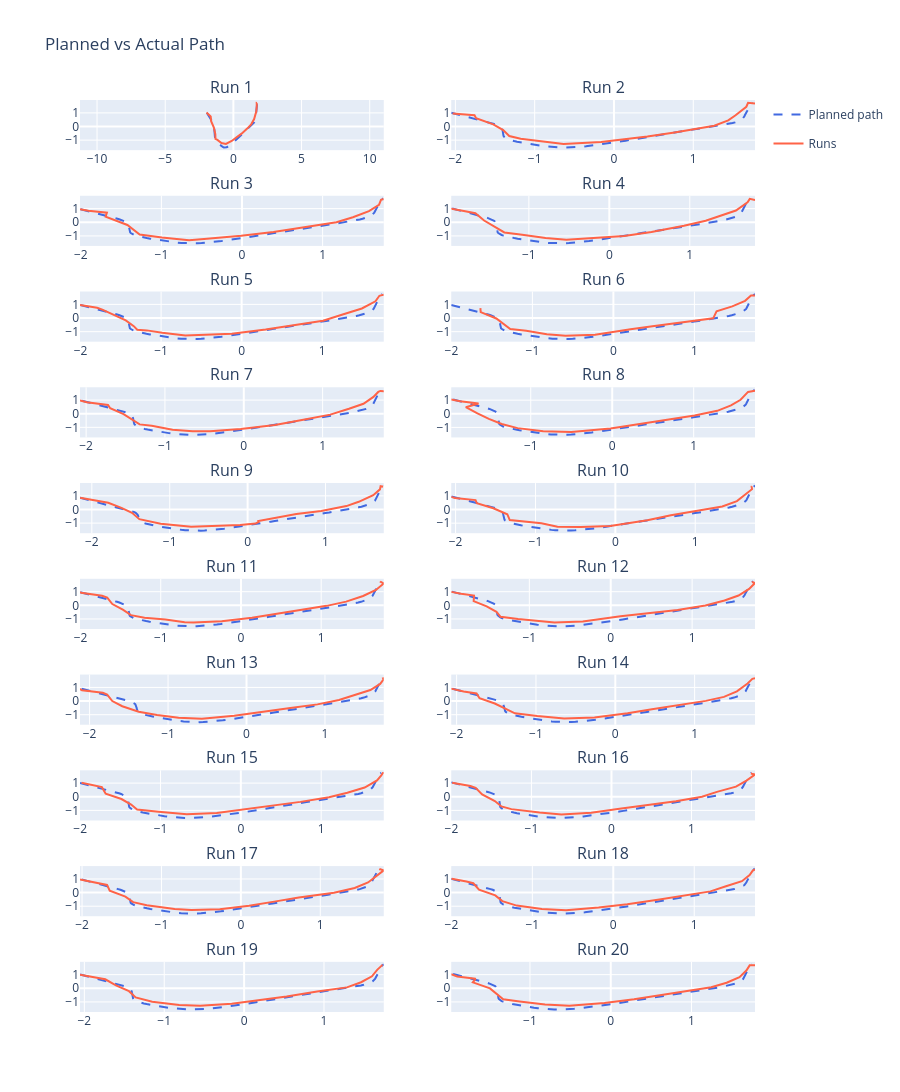

Source (notebook cell):
### Markdown cell above
### 2. Visualização dos Caminhos

Comparação entre o caminho planejado pelo NAV2 e a trajetória real percorrida pelo robô em cada execução.

### Code cell
n_runs = len(paths_df)
cols = 2
rows = math.ceil(n_runs / cols)
titles = [f'Run {i+1}' for i in range(n_runs)]

fig = make_subplots(rows=rows, cols=cols,
                    subplot_titles=titles,
                    shared_yaxes=False)

for i, (actual_df, last_plan) in enumerate(zip(paths_df, plans_df)):
    row = i // cols + 1
    col = i % cols + 1

    fig.add_trace(go.Scatter(
        x=last_plan['x'], y=last_plan['y'],
        mode='lines', name='Planned path',
        line=dict(color='royalblue', dash='dash', width=2),
        legendgroup='plan', showlegend=(i == 0)
    ), row=row, col=col)

    fig.add_trace(go.Scatter(
        x=actual_df['pos_x'], y=actual_df['pos_y'],
        mode='lines', name=f'Runs',
        line=dict(color='tomato', width=2),
        showlegend=(i == 0),
        legendgroup=f'run{i+1}'
    ), row=row, col=col)

fig.update_yaxes(scaleanchor='x', scaleratio=1)
fig.update_layout(
    title='Planned vs Actual Path',
    hovermode='closest',
    height=500 * rows,
    width=900
)
fig.show()

### Figure 1 — Plotly figure (JSON) as saved in the notebook; plotly's stock layout.template omitted (floating-point values rounded to 4 significant figures; data arrays with more than 128 entries replaced by an {"elided": "..."} marker saying what was removed)
{"data": [{"legendgroup": "plan", "line": {"color": "royalblue", "dash": "dash", "width": 2}, "mode": "lines", "name": "Planned path", "showlegend": true, "type": "scatter", "x": {"elided": "130 float values"}, "xaxis": "x", "y": {"elided": "130 float values"}, "yaxis": "y"}, {"legendgroup": "run1", "line": {"color": "tomato", "width": 2}, "mode": "lines", "name": "Runs", "showlegend": true, "type": "scatter", "x": [-1.969, -1.969, -1.968, -1.968, -1.845, -1.665, -1.631, -1.43, -1.324, -1.313, -1.17, -0.8743, -0.5455, -0.1243, 0.2362, 0.6018, 1.013, 1.306, 1.522, 1.682, 1.715, 1.71, 1.739, 1.733], "xaxis": "x", "y": [1.027, 1.027, 1.028, 1.028, 0.8837, 0.7281, 0.3937, -0.085, -0.5538, -0.9109, -0.9822, -1.207, -1.277, -1.062, -0.7893, -0.5242, -0.1515, 0.1603, 0.5425, 1.116, 1.511, 1.721, 1.711, 1.717], "yaxis": "y"}, {"legendgroup": "plan", "line": {"color": "royalblue", "dash": "dash", "width": 2}, "mode": "lines", "name": "Planned path", "showlegend": false, "type": "scatter", "x": {"elided": "130 float values"}, "xaxis": "x2", "y": {"elided": "130 float values"}, "yaxis": "y2"}, {"legendgroup": "run2", "line": {"color": "tomato", "width": 2}, "mode": "lines", "name": "Runs", "showlegend": false, "type": "scatter", "x": [-2.035, -1.758, -1.739, -1.522, -1.397, -1.32, -1.176, -0.8979, -0.6356, -0.1616, 0.4216, 0.764, 1.265, 1.441, 1.534, 1.669, 1.691, 1.779, 1.774], "xaxis": "x2", "y": [0.9493, 0.8225, 0.6142, 0.159, -0.2624, -0.6991, -0.9014, -1.121, -1.29, -1.141, -0.7313, -0.4331, 0.0574, 0.4488, 0.8261, 1.449, 1.739, 1.679, 1.683], "yaxis": "y2"}, {"legendgroup": "plan", "line": {"color": "royalblue", "dash": "dash", "width": 2}, "mode": "lines", "name": "Planned path", "showlegend": false, "type": "scatter", "x": {"elided": "129 float values"}, "xaxis": "x3", "y": {"elided": "129 float values"}, "yaxis": "y3"}, {"legendgroup": "run3", "line": {"color": "tomato", "width": 2}, "mode": "lines", "name": "Runs", "showlegend": false, "type": "scatter", "x": [-2.01, -1.905, -1.676, -1.692, -1.422, -1.333, -1.27, -0.9937, -0.6563, -0.4709, -0.0104, 0.3897, 0.7473, 1.171, 1.376, 1.575, 1.7, 1.724, 1.748, 1.758], "xaxis": "x3", "y": [0.955, 0.8454, 0.7025, 0.4091, -0.1976, -0.6452, -0.9028, -1.112, -1.321, -1.228, -0.994, -0.7066, -0.3833, -0.0009, 0.3674, 0.8184, 1.281, 1.646, 1.694, 1.693], "yaxis": "y3"}, {"legendgroup": "plan", "line": {"color": "royalblue", "dash": "dash", "width": 2}, "mode": "lines", "name": "Planned path", "showlegend": false, "type": "scatter", "x": {"elided": "130 float values"}, "xaxis": "x4", "y": {"elided": "130 float values"}, "yaxis": "y4"}, {"legendgroup": "run4", "line": {"color": "tomato", "width": 2}, "mode": "lines", "name": "Runs", "showlegend": false, "type": "scatter", "x": [-1.964, -1.964, -1.963, -1.963, -1.962, -1.962, -1.961, -1.808, -1.664, -1.556, -1.429, -1.305, -1.083, -0.792, -0.5339, -0.0919, 0.1855, 0.5236, 0.9279, 1.198, 1.373, 1.574, 1.718, 1.746, 1.811, 1.807], "xaxis": "x4", "y": [0.9773, 0.9782, 0.9789, 0.9798, 0.9806, 0.9812, 0.9817, 0.8248, 0.6629, 0.13, -0.3072, -0.7442, -0.915, -1.15, -1.28, -1.129, -1.004, -0.7054, -0.2519, 0.1145, 0.4805, 0.8638, 1.465, 1.717, 1.634, 1.637], "yaxis": "y4"}, {"legendgroup": "plan", "line": {"color": "royalblue", "dash": "dash", "width": 2}, "mode": "lines", "name": "Planned path", "showlegend": false, "type": "scatter", "x": {"elided": "129 float values"}, "xaxis": "x5", "y": {"elided": "129 float values"}, "yaxis": "y5"}, {"legendgroup": "run5", "line": {"color": "tomato", "width": 2}, "mode": "lines", "name": "Runs", "showlegend": false, "type": "scatter", "x": [-2.007, -1.794, -1.729, -1.584, -1.439, -1.339, -1.296, -1.177, -0.9861, -0.6987, -0.4913, -0.1208, 0.2975, 0.6669, 1.01, 1.244, 1.493, 1.661, 1.71, 1.752, 1.764, 1.764], "xaxis": "x5", "y": [0.952, 0.7538, 0.6215, 0.2237, -0.1757, -0.5954, -0.864, -0.9058, -1.081, -1.286, -1.252, -1.147, -0.8492, -0.5144, -0.2025, 0.236, 0.7011, 1.225, 1.632, 1.696, 1.704, 1.704], "yaxis": "y5"}, {"legendgroup": "plan", "line": {"color": "royalblue", "dash": "dash", "width": 2}, "mode": "lines", "name": "Planned path", "showlegend": false, "type": "scatter", "x": {"elided": "129 float values"}, "xaxis": "x6", "y": {"elided": "129 float values"}, "yaxis": "y6"}, {"legendgroup": "run6", "line": {"color": "tomato", "width": 2}, "mode": "lines", "name": "Runs", "showlegend": false, "type": "scatter", "x": [-1.642, -1.638, -1.446, -1.333, -1.273, -1.076, -0.8223, -0.5912, -0.2257, 0.2116, 0.5051, 0.5051, 1.232, 1.273, 1.467, 1.625, 1.699, 1.746, 1.741], "xaxis": "x6", "y": [0.7266, 0.4355, -0.0339, -0.556, -0.7992, -0.9378, -1.19, -1.299, -1.234, -0.8308, -0.5797, -0.5797, -0.0229, 0.4967, 0.8569, 1.262, 1.645, 1.644, 1.642], "yaxis": "y6"}, {"legendgroup": "plan", "line": {"color": "royalblue", "dash": "dash", "width": 2}, "mode": "lines", "name": "Planned path", "showlegend": false, "type": "scatter", "x": {"elided": "130 float values"}, "xaxis": "x7", "y": {"elided": "130 float values"}, "yaxis": "y7"}, {"legendgroup": "run7", "line": {"color": "tomato", "width": 2}, "mode": "lines", "name": "Runs", "showlegend": false, "type": "scatter", "x": [-2.078, -2.077, -1.992, -1.722, -1.694, -1.525, -1.418, -1.321, -1.168, -0.9032, -0.6482, -0.4282, -0.0393, 0.3962, 0.738, 1.097, 1.334, 1.518, 1.644, 1.706, 1.733, 1.775, 1.77], "xaxis": "x7", "y": [0.9722, 0.974, 0.8457, 0.6455, 0.4018, -0.033, -0.4415, -0.7816, -0.8859, -1.168, -1.285, -1.289, -1.112, -0.8281, -0.4557, -0.0669, 0.3599, 0.7256, 1.234, 1.598, 1.672, 1.651, 1.642], "yaxis": "y7"}, {"legendgroup": "plan", "line": {"color": "royalblue", "dash": "dash", "width": 2}, "mode": "lines", "name": "Planned path", "showlegend": false, "type": "scatter", "x": {"elided": "131 float values"}, "xaxis": "x8", "y": {"elided": "131 float values"}, "yaxis": "y8"}, {"legendgroup": "run8", "line": {"color": "tomato", "width": 2}, "mode": "lines", "name": "Runs", "showlegend": false, "type": "scatter", "x": [-1.976, -1.975, -1.865, -1.64, -1.797, -1.654, -1.514, -1.356, -1.161, -0.8468, -0.5023, -0.0206, 0.2698, 0.6621, 1.011, 1.289, 1.458, 1.575, 1.667, 1.752, 1.752, 1.748], "xaxis": "x8", "y": [1.043, 1.043, 0.925, 0.7582, 0.4856, 0.0328, -0.37, -0.7478, -1.051, -1.283, -1.329, -1.071, -0.7962, -0.441, -0.1294, 0.2185, 0.6218, 1.03, 1.606, 1.684, 1.686, 1.688], "yaxis": "y8"}, {"legendgroup": "plan", "line": {"color": "royalblue", "dash": "dash", "width": 2}, "mode": "lines", "name": "Planned path", "showlegend": false, "type": "scatter", "x": [-2.152, -2.117, -2.083, -2.05, -2.018, -1.987, -1.956, -1.923, -1.89, -1.855, -1.82, -1.785, -1.749, -1.714, -1.677, -1.64, -1.602, -1.566, -1.531, -1.5, -1.474, -1.453, -1.437, -1.425, -1.417, -1.411, -1.407, -1.404, -1.402, -1.4, -1.398, -1.395, -1.39, -1.384, -1.376, -1.365, -1.351, -1.333, -1.312, -1.286, -1.255, -1.22, -1.181, -1.138, -1.093, -1.047, -0.9987, -0.95, -0.9008, -0.8513, -0.8016, -0.7517, -0.7018, -0.6519, -0.6019, -0.5519, -0.5019, -0.4519, -0.4019, -0.3519, -0.3019, -0.2519, -0.2019, -0.1519, -0.1019, -0.0519, -0.0019, 0.0481, 0.0981, 0.1481, 0.1981, 0.2481, 0.2981, 0.3481, 0.3981, 0.4481, 0.4981, 0.5481, 0.5981, 0.6481, 0.6981, 0.7481, 0.7981, 0.848, 0.898, 0.9479, 0.9978, 1.048, 1.097, 1.147, 1.196, 1.244, 1.292, 1.337, 1.382, 1.423, 1.461, 1.496, 1.526, 1.552, 1.575, 1.593, 1.608, 1.62, 1.629, 1.636, 1.641, 1.645, 1.649, 1.652, 1.655, 1.66, 1.665, 1.67, 1.676, 1.681, 1.686, 1.69, 1.694, 1.697, 1.7, 1.703, 1.706, 1.712, 1.718, 1.727, 1.737, 1.748], "xaxis": "x9", "y": [0.8549, 0.8049, 0.7549, 0.7049, 0.6549, 0.6049, 0.5549, 0.5049, 0.4549, 0.4049, 0.3549, 0.3049, 0.2549, 0.2049, 0.1549, 0.1049, 0.0549, 0.0049, -0.0451, -0.0951, -0.1451, -0.1951, -0.2451, -0.2951, -0.3451, -0.3951, -0.4451, -0.495, -0.545, -0.5948, -0.6446, -0.6943, -0.7437, -0.7928, -0.8414, -0.8894, -0.9366, -0.9829, -1.028, -1.073, -1.117, -1.161, -1.205, -1.25, -1.295, -1.34, -1.383, -1.423, -1.46, -1.493, -1.519, -1.539, -1.551, -1.556, -1.554, -1.544, -1.527, -1.505, -1.478, -1.446, -1.412, -1.375, -1.336, -1.296, -1.254, -1.212, -1.17, -1.127, -1.082, -1.036, -0.9892, -0.9414, -0.8929, -0.844, -0.7949, -0.7457, -0.6967, -0.6481, -0.6001, -0.553, -0.5072, -0.4629, -0.4203, -0.3794, -0.3397, -0.3005, -0.2608, -0.2199, -0.1773, -0.133, -0.0872, -0.04, 0.008, 0.0568, 0.106, 0.1556, 0.2053, 0.2551, 0.305, 0.3549, 0.4049, 0.4549, 0.5049, 0.5549, 0.6049, 0.6549, 0.7049, 0.7549, 0.8049, 0.8549, 0.9049, 0.9549, 1.005, 1.055, 1.105, 1.155, 1.205, 1.255, 1.305, 1.355, 1.405, 1.455, 1.505, 1.555, 1.605, 1.655, 1.705, 1.755], "yaxis": "y9"}, {"legendgroup": "run9", "line": {"color": "tomato", "width": 2}, "mode": "lines", "name": "Runs", "showlegend": false, "type": "scatter", "x": [-2.15, -2.15, -2.15, -2.15, -1.789, -1.62, -1.484, -1.39, -1.116, -0.7247, -0.7247, -0.097, 0.1015, 0.1419, 0.1379, 0.4551, 0.6258, 0.9446, 1.268, 1.427, 1.613, 1.7, 1.708, 1.739, 1.735, 1.729, 1.727, 1.725, 1.724, 1.724, 1.724, 1.725, 1.725, 1.725, 1.726, 1.726, 1.726, 1.727, 1.727, 1.728, 1.728, 1.729, 1.73, 1.73, 1.73, 1.731, 1.731, 1.731, 1.732, 1.732, 1.733, 1.733, 1.734, 1.734, 1.734, 1.735, 1.735], "xaxis": "x9", "y": [0.8587, 0.8594, 0.8594, 0.8594, 0.4917, 0.1162, -0.2484, -0.7099, -1.04, -1.265, -1.265, -1.139, -1.038, -0.9196, -0.8496, -0.5298, -0.3288, -0.1066, 0.2485, 0.5625, 1.044, 1.474, 1.708, 1.66, 1.663, 1.668, 1.671, 1.673, 1.675, 1.676, 1.677, 1.677, 1.678, 1.679, 1.68, 1.681, 1.682, 1.683, 1.683, 1.684, 1.685, 1.685, 1.686, 1.687, 1.687, 1.688, 1.689, 1.69, 1.691, 1.692, 1.692, 1.693, 1.694, 1.694, 1.695, 1.695, 1.696], "yaxis": "y9"}, {"legendgroup": "plan", "line": {"color": "royalblue", "dash": "dash", "width": 2}, "mode": "lines", "name": "Planned path", "showlegend": false, "type": "scatter", "x": {"elided": "129 float values"}, "xaxis": "x10", "y": {"elided": "129 float values"}, "yaxis": "y10"}, {"legendgroup": "run10", "line": {"color": "tomato", "width": 2}, "mode": "lines", "name": "Runs", "showlegend": false, "type": "scatter", "x": [-2.054, -2.054, -2.053, -2.01, -1.75, -1.734, -1.528, -1.353, -1.322, -1.163, -0.9258, -0.7244, -0.4342, -0.0646, 0.3998, 0.6955, 1.045, 1.338, 1.522, 1.621, 1.711, 1.706, 1.709], "xaxis": "x10", "y": [0.9308, 0.9314, 0.9323, 0.8485, 0.6956, 0.4615, 0.091, -0.3431, -0.7748, -0.8535, -1.012, -1.254, -1.283, -1.198, -0.7889, -0.4167, -0.0918, 0.2247, 0.6164, 1.08, 1.494, 1.697, 1.715], "yaxis": "y10"}, {"legendgroup": "plan", "line": {"color": "royalblue", "dash": "dash", "width": 2}, "mode": "lines", "name": "Planned path", "showlegend": false, "type": "scatter", "x": {"elided": "129 float values"}, "xaxis": "x11", "y": {"elided": "129 float values"}, "yaxis": "y11"}, {"legendgroup": "run11", "line": {"color": "tomato", "width": 2}, "mode": "lines", "name": "Runs", "showlegend": false, "type": "scatter", "x": [-2.006, -2.006, -2.005, -1.992, -1.731, -1.667, -1.603, -1.473, -1.371, -1.202, -0.9417, -0.7019, -0.5907, -0.2401, 0.1374, 0.4333, 0.7432, 1.068, 1.311, 1.522, 1.682, 1.78, 1.736, 1.742], "xaxis": "x11", "y": [0.9558, 0.9563, 0.957, 0.92, 0.705, 0.5616, 0.0932, -0.3226, -0.721, -0.9194, -1.048, -1.241, -1.258, -1.174, -0.9101, -0.6395, -0.3316, -0.0402, 0.2681, 0.6816, 1.127, 1.607, 1.746, 1.683], "yaxis": "y11"}, {"legendgroup": "plan", "line": {"color": "royalblue", "dash": "dash", "width": 2}, "mode": "lines", "name": "Planned path", "showlegend": false, "type": "scatter", "x": {"elided": "130 float values"}, "xaxis": "x12", "y": {"elided": "130 float values"}, "yaxis": "y12"}, {"legendgroup": "run12", "line": {"color": "tomato", "width": 2}, "mode": "lines", "name": "Runs", "showlegend": false, "type": "scatter", "x": [-1.959, -1.959, -1.959, -1.837, -1.68, -1.684, -1.524, -1.404, -1.353, -1.138, -0.6906, -0.343, 0.1204, 0.4657, 0.8211, 1.163, 1.398, 1.57, 1.7, 1.772, 1.738, 1.741], "xaxis": "x12", "y": [0.9857, 0.9867, 0.9873, 0.8414, 0.7171, 0.3107, -0.0769, -0.48, -0.8409, -1.008, -1.252, -1.194, -0.8091, -0.5751, -0.3365, -0.0092, 0.3516, 0.7212, 1.199, 1.637, 1.707, 1.717], "yaxis": "y12"}, {"legendgroup": "plan", "line": {"color": "royalblue", "dash": "dash", "width": 2}, "mode": "lines", "name": "Planned path", "showlegend": false, "type": "scatter", "x": [-2.102, -2.067, -2.033, -2.0, -1.968, -1.937, -1.906, -1.873, -1.84, -1.805, -1.77, -1.736, -1.701, -1.666, -1.631, -1.595, -1.561, -1.528, -1.498, -1.473, -1.452, -1.436, -1.425, -1.416, -1.411, -1.407, -1.405, -1.403, -1.402, -1.401, -1.399, -1.396, -1.393, -1.388, -1.38, -1.37, -1.356, -1.338, -1.316, -1.289, -1.258, -1.222, -1.182, -1.139, -1.094, -1.047, -0.999, -0.9502, -0.9009, -0.8513, -0.8016, -0.7517, -0.7018, -0.6519, -0.6019, -0.5519, -0.5019, -0.4519, -0.4019, -0.3519, -0.3019, -0.2519, -0.2019, -0.1519, -0.1019, -0.0519, -0.0019, 0.0481, 0.0981, 0.1481, 0.1981, 0.2481, 0.2981, 0.3481, 0.3981, 0.4481, 0.4981, 0.5481, 0.5981, 0.6481, 0.6981, 0.7481, 0.7981, 0.848, 0.898, 0.9479, 0.9978, 1.048, 1.097, 1.147, 1.196, 1.244, 1.292, 1.337, 1.382, 1.423, 1.461, 1.496, 1.526, 1.552, 1.575, 1.593, 1.608, 1.62, 1.629, 1.636, 1.641, 1.645, 1.649, 1.652, 1.655, 1.66, 1.665, 1.67, 1.676, 1.681, 1.686, 1.69, 1.694, 1.697, 1.7, 1.703, 1.706, 1.712, 1.718, 1.727, 1.737, 1.748], "xaxis": "x13", "y": [0.9049, 0.8549, 0.8049, 0.7549, 0.7049, 0.6549, 0.6049, 0.5549, 0.5049, 0.4549, 0.4049, 0.3549, 0.3049, 0.2549, 0.2049, 0.1549, 0.1049, 0.0549, 0.0049, -0.0451, -0.0951, -0.1451, -0.1951, -0.2451, -0.2951, -0.3451, -0.3951, -0.445, -0.495, -0.5448, -0.5946, -0.6443, -0.6937, -0.7428, -0.7915, -0.8395, -0.8867, -0.9329, -0.9782, -1.023, -1.067, -1.111, -1.156, -1.202, -1.248, -1.293, -1.338, -1.382, -1.423, -1.46, -1.491, -1.517, -1.534, -1.544, -1.545, -1.538, -1.524, -1.503, -1.476, -1.445, -1.411, -1.374, -1.336, -1.295, -1.254, -1.212, -1.17, -1.127, -1.082, -1.036, -0.9892, -0.9413, -0.8928, -0.8438, -0.7946, -0.7452, -0.6958, -0.6465, -0.5976, -0.5492, -0.5016, -0.455, -0.4096, -0.3656, -0.3229, -0.2814, -0.2405, -0.1998, -0.1589, -0.1173, -0.0747, -0.0307, 0.0147, 0.0614, 0.109, 0.1575, 0.2065, 0.2558, 0.3054, 0.3552, 0.4051, 0.455, 0.5049, 0.5549, 0.6049, 0.6549, 0.7049, 0.7549, 0.8049, 0.8549, 0.9049, 0.9549, 1.005, 1.055, 1.105, 1.155, 1.205, 1.255, 1.305, 1.355, 1.405, 1.455, 1.505, 1.555, 1.605, 1.655, 1.705, 1.755], "yaxis": "y13"}, {"legendgroup": "run13", "line": {"color": "tomato", "width": 2}, "mode": "lines", "name": "Runs", "showlegend": false, "type": "scatter", "x": [-2.122, -2.122, -2.122, -2.097, -1.831, -1.776, -1.711, -1.584, -1.373, -1.14, -0.8658, -0.569, -0.1566, 0.2003, 0.5589, 0.9043, 1.179, 1.369, 1.579, 1.703, 1.748, 1.741, 1.749, 1.745], "xaxis": "x13", "y": [0.889, 0.8894, 0.8901, 0.7931, 0.6077, 0.4798, 0.0015, -0.3796, -0.7882, -1.015, -1.223, -1.291, -1.083, -0.7675, -0.506, -0.243, 0.0784, 0.4237, 0.8114, 1.256, 1.591, 1.665, 1.678, 1.682], "yaxis": "y13"}, {"legendgroup": "plan", "line": {"color": "royalblue", "dash": "dash", "width": 2}, "mode": "lines", "name": "Planned path", "showlegend": false, "type": "scatter", "x": [-2.052, -2.017, -1.983, -1.95, -1.918, -1.887, -1.856, -1.824, -1.79, -1.756, -1.721, -1.687, -1.653, -1.62, -1.586, -1.554, -1.523, -1.495, -1.47, -1.45, -1.435, -1.424, -1.416, -1.411, -1.407, -1.405, -1.403, -1.402, -1.401, -1.4, -1.399, -1.396, -1.393, -1.388, -1.38, -1.37, -1.356, -1.338, -1.316, -1.289, -1.258, -1.222, -1.182, -1.139, -1.094, -1.047, -0.999, -0.9502, -0.9009, -0.8513, -0.8016, -0.7517, -0.7018, -0.6519, -0.6019, -0.5519, -0.5019, -0.4519, -0.4019, -0.3519, -0.3019, -0.2519, -0.2019, -0.1519, -0.1019, -0.0519, -0.0019, 0.0481, 0.0981, 0.1481, 0.1981, 0.2481, 0.2981, 0.3481, 0.3981, 0.4481, 0.4981, 0.5481, 0.5981, 0.6481, 0.6981, 0.7481, 0.7981, 0.848, 0.898, 0.9479, 0.9978, 1.048, 1.097, 1.147, 1.196, 1.244, 1.292, 1.337, 1.382, 1.423, 1.461, 1.496, 1.526, 1.552, 1.575, 1.593, 1.608, 1.62, 1.629, 1.636, 1.641, 1.645, 1.649, 1.652, 1.655, 1.66, 1.665, 1.67, 1.676, 1.681, 1.686, 1.69, 1.694, 1.697, 1.7, 1.703, 1.706, 1.712, 1.718, 1.727, 1.737, 1.748], "xaxis": "x14", "y": [0.9049, 0.8549, 0.8049, 0.7549, 0.7049, 0.6549, 0.6049, 0.5549, 0.5049, 0.4549, 0.4049, 0.3549, 0.3049, 0.2549, 0.2049, 0.1549, 0.1049, 0.0549, 0.0049, -0.0451, -0.0951, -0.1451, -0.1951, -0.2451, -0.2951, -0.3451, -0.3951, -0.445, -0.495, -0.5448, -0.5946, -0.6443, -0.6937, -0.7428, -0.7915, -0.8395, -0.8867, -0.9329, -0.9782, -1.023, -1.067, -1.111, -1.156, -1.202, -1.248, -1.293, -1.338, -1.382, -1.423, -1.46, -1.491, -1.517, -1.534, -1.544, -1.545, -1.538, -1.524, -1.503, -1.476, -1.445, -1.411, -1.374, -1.336, -1.295, -1.254, -1.212, -1.17, -1.127, -1.082, -1.036, -0.9892, -0.9413, -0.8928, -0.8438, -0.7946, -0.7452, -0.6958, -0.6465, -0.5976, -0.5492, -0.5016, -0.455, -0.4096, -0.3656, -0.3229, -0.2814, -0.2405, -0.1998, -0.1589, -0.1173, -0.0747, -0.0307, 0.0147, 0.0614, 0.109, 0.1575, 0.2065, 0.2558, 0.3054, 0.3552, 0.4051, 0.455, 0.5049, 0.5549, 0.6049, 0.6549, 0.7049, 0.7549, 0.8049, 0.8549, 0.9049, 0.9549, 1.005, 1.055, 1.105, 1.155, 1.205, 1.255, 1.305, 1.355, 1.405, 1.455, 1.505, 1.555, 1.605, 1.655, 1.705, 1.755], "yaxis": "y14"}, {"legendgroup": "run14", "line": {"color": "tomato", "width": 2}, "mode": "lines", "name": "Runs", "showlegend": false, "type": "scatter", "x": [-2.068, -2.068, -1.911, -1.749, -1.711, -1.519, -1.373, -1.265, -0.9841, -0.6449, -0.2627, 0.1545, 0.4618, 0.7883, 1.141, 1.369, 1.532, 1.667, 1.727, 1.761], "xaxis": "x14", "y": [0.9111, 0.9123, 0.7029, 0.5603, 0.2067, -0.1793, -0.6221, -0.8963, -1.099, -1.272, -1.201, -0.9012, -0.6081, -0.3068, 0.015, 0.3084, 0.7163, 1.288, 1.628, 1.672], "yaxis": "y14"}, {"legendgroup": "plan", "line": {"color": "royalblue", "dash": "dash", "width": 2}, "mode": "lines", "name": "Planned path", "showlegend": false, "type": "scatter", "x": {"elided": "131 float values"}, "xaxis": "x15", "y": {"elided": "131 float values"}, "yaxis": "y15"}, {"legendgroup": "run15", "line": {"color": "tomato", "width": 2}, "mode": "lines", "name": "Runs", "showlegend": false, "type": "scatter", "x": [-1.982, -1.982, -1.814, -1.729, -1.682, -1.486, -1.365, -1.291, -1.025, -0.6721, -0.3006, 0.0507, 0.4127, 0.7411, 1.096, 1.325, 1.541, 1.695, 1.748, 1.767, 1.778], "xaxis": "x15", "y": [1.025, 1.026, 0.8409, 0.7055, 0.2173, -0.1666, -0.5735, -0.9418, -1.096, -1.279, -1.197, -0.917, -0.6592, -0.3752, -0.0316, 0.295, 0.6741, 1.202, 1.564, 1.738, 1.737], "yaxis": "y15"}, {"legendgroup": "plan", "line": {"color": "royalblue", "dash": "dash", "width": 2}, "mode": "lines", "name": "Planned path", "showlegend": false, "type": "scatter", "x": {"elided": "132 float values"}, "xaxis": "x16", "y": {"elided": "132 float values"}, "yaxis": "y16"}, {"legendgroup": "run16", "line": {"color": "tomato", "width": 2}, "mode": "lines", "name": "Runs", "showlegend": false, "type": "scatter", "x": [-1.99, -1.763, -1.697, -1.616, -1.457, -1.375, -1.251, -0.8991, -0.6252, -0.2537, 0.1005, 0.4339, 0.8048, 1.13, 1.317, 1.555, 1.686, 1.793, 1.741, 1.754], "xaxis": "x16", "y": [1.026, 0.7858, 0.6491, 0.1728, -0.3132, -0.712, -0.9077, -1.159, -1.295, -1.177, -0.8751, -0.6174, -0.3318, -0.0016, 0.3593, 0.7422, 1.189, 1.637, 1.7, 1.684], "yaxis": "y16"}, {"legendgroup": "plan", "line": {"color": "royalblue", "dash": "dash", "width": 2}, "mode": "lines", "name": "Planned path", "showlegend": false, "type": "scatter", "x": {"elided": "129 float values"}, "xaxis": "x17", "y": {"elided": "129 float values"}, "yaxis": "y17"}, {"legendgroup": "run17", "line": {"color": "tomato", "width": 2}, "mode": "lines", "name": "Runs", "showlegend": false, "type": "scatter", "x": [-2.025, -2.026, -1.838, -1.685, -1.651, -1.454, -1.357, -1.185, -0.8339, -0.6221, -0.266, 0.1036, 0.4197, 0.7302, 1.173, 1.433, 1.602, 1.701, 1.799, 1.746, 1.754], "xaxis": "x17", "y": [0.9583, 0.9584, 0.7314, 0.5635, 0.1447, -0.2933, -0.7006, -0.932, -1.199, -1.283, -1.225, -0.9713, -0.662, -0.361, -0.0068, 0.3368, 0.7404, 1.168, 1.627, 1.725, 1.678], "yaxis": "y17"}, {"legendgroup": "plan", "line": {"color": "royalblue", "dash": "dash", "width": 2}, "mode": "lines", "name": "Planned path", "showlegend": false, "type": "scatter", "x": {"elided": "130 float values"}, "xaxis": "x18", "y": {"elided": "130 float values"}, "yaxis": "y18"}, {"legendgroup": "run18", "line": {"color": "tomato", "width": 2}, "mode": "lines", "name": "Runs", "showlegend": false, "type": "scatter", "x": [-1.993, -1.997, -1.815, -1.729, -1.659, -1.458, -1.371, -1.193, -0.8818, -0.5837, -0.1817, 0.1732, 0.57, 0.905, 1.2, 1.392, 1.589, 1.684, 1.723, 1.746, 1.751], "xaxis": "x18", "y": [1.018, 1.008, 0.8123, 0.6842, 0.2095, -0.2065, -0.6227, -0.9529, -1.211, -1.289, -1.099, -0.8541, -0.5143, -0.2226, 0.0879, 0.4602, 0.8363, 1.282, 1.615, 1.684, 1.699], "yaxis": "y18"}, {"legendgroup": "plan", "line": {"color": "royalblue", "dash": "dash", "width": 2}, "mode": "lines", "name": "Planned path", "showlegend": false, "type": "scatter", "x": {"elided": "131 float values"}, "xaxis": "x19", "y": {"elided": "131 float values"}, "yaxis": "y19"}, {"legendgroup": "run19", "line": {"color": "tomato", "width": 2}, "mode": "lines", "name": "Runs", "showlegend": false, "type": "scatter", "x": [-2.054, -2.054, -2.054, -2.053, -2.054, -1.829, -1.738, -1.605, -1.441, -1.358, -1.358, -1.15, -0.8125, -0.5507, -0.1554, 0.2043, 0.5319, 0.9143, 1.287, 1.464, 1.6, 1.666, 1.726, 1.723, 1.729, 1.723], "xaxis": "x19", "y": [0.9956, 0.9966, 0.9973, 0.9982, 0.997, 0.7732, 0.6605, 0.2114, -0.2119, -0.6675, -0.6675, -0.9857, -1.223, -1.275, -1.136, -0.8761, -0.5981, -0.2336, 0.0655, 0.4419, 0.8796, 1.353, 1.69, 1.69, 1.697, 1.701], "yaxis": "y19"}, {"legendgroup": "plan", "line": {"color": "royalblue", "dash": "dash", "width": 2}, "mode": "lines", "name": "Planned path", "showlegend": false, "type": "scatter", "x": {"elided": "132 float values"}, "xaxis": "x20", "y": {"elided": "132 float values"}, "yaxis": "y20"}, {"legendgroup": "run20", "line": {"color": "tomato", "width": 2}, "mode": "lines", "name": "Runs", "showlegend": false, "type": "scatter", "x": [-1.975, -1.974, -1.901, -1.673, -1.708, -1.495, -1.397, -1.331, -1.129, -0.8134, -0.5134, -0.0783, 0.2888, 0.6325, 0.942, 1.243, 1.435, 1.594, 1.679, 1.72, 1.786], "xaxis": "x20", "y": [1.03, 1.031, 0.8645, 0.695, 0.4317, -0.0072, -0.4981, -0.8108, -0.9764, -1.197, -1.276, -1.081, -0.7981, -0.5009, -0.2185, 0.0722, 0.4052, 0.8135, 1.304, 1.682, 1.688], "yaxis": "y20"}], "layout": {"annotations": [{"font": {"size": 16}, "showarrow": false, "text": "Run 1", "x": 0.225, "xanchor": "center", "xref": "paper", "y": 1, "yanchor": "bottom", "yref": "paper"}, {"font": {"size": 16}, "showarrow": false, "text": "Run 2", "x": 0.775, "xanchor": "center", "xref": "paper", "y": 1, "yanchor": "bottom", "yref": "paper"}, {"font": {"size": 16}, "showarrow": false, "text": "Run 3", "x": 0.225, "xanchor": "center", "xref": "paper", "y": 0.895, "yanchor": "bottom", "yref": "paper"}, {"font": {"size": 16}, "showarrow": false, "text": "Run 4", "x": 0.775, "xanchor": "center", "xref": "paper", "y": 0.895, "yanchor": "bottom", "yref": "paper"}, {"font": {"size": 16}, "showarrow": false, "text": "Run 5", "x": 0.225, "xanchor": "center", "xref": "paper", "y": 0.79, "yanchor": "bottom", "yref": "paper"}, {"font": {"size": 16}, "showarrow": false, "text": "Run 6", "x": 0.775, "xanchor": "center", "xref": "paper", "y": 0.79, "yanchor": "bottom", "yref": "paper"}, {"font": {"size": 16}, "showarrow": false, "text": "Run 7", "x": 0.225, "xanchor": "center", "xref": "paper", "y": 0.685, "yanchor": "bottom", "yref": "paper"}, {"font": {"size": 16}, "showarrow": false, "text": "Run 8", "x": 0.775, "xanchor": "center", "xref": "paper", "y": 0.685, "yanchor": "bottom", "yref": "paper"}, {"font": {"size": 16}, "showarrow": false, "text": "Run 9", "x": 0.225, "xanchor": "center", "xref": "paper", "y": 0.58, "yanchor": "bottom", "yref": "paper"}, {"font": {"size": 16}, "showarrow": false, "text": "Run 10", "x": 0.775, "xanchor": "center", "xref": "paper", "y": 0.58, "yanchor": "bottom", "yref": "paper"}, {"font": {"size": 16}, "showarrow": false, "text": "Run 11", "x": 0.225, "xanchor": "center", "xref": "paper", "y": 0.475, "yanchor": "bottom", "yref": "paper"}, {"font": {"size": 16}, "showarrow": false, "text": "Run 12", "x": 0.775, "xanchor": "center", "xref": "paper", "y": 0.475, "yanchor": "bottom", "yref": "paper"}, {"font": {"size": 16}, "showarrow": false, "text": "Run 13", "x": 0.225, "xanchor": "center", "xref": "paper", "y": 0.37, "yanchor": "bottom", "yref": "paper"}, {"font": {"size": 16}, "showarrow": false, "text": "Run 14", "x": 0.775, "xanchor": "center", "xref": "paper", "y": 0.37, "yanchor": "bottom", "yref": "paper"}, {"font": {"size": 16}, "showarrow": false, "text": "Run 15", "x": 0.225, "xanchor": "center", "xref": "paper", "y": 0.265, "yanchor": "bottom", "yref": "paper"}, {"font": {"size": 16}, "showarrow": false, "text": "Run 16", "x": 0.775, "xanchor": "center", "xref": "paper", "y": 0.265, "yanchor": "bottom", "yref": "paper"}, {"font": {"size": 16}, "showarrow": false, "text": "Run 17", "x": 0.225, "xanchor": "center", "xref": "paper", "y": 0.16, "yanchor": "bottom", "yref": "paper"}, {"font": {"size": 16}, "showarrow": false, "text": "Run 18", "x": 0.775, "xanchor": "center", "xref": "paper", "y": 0.16, "yanchor": "bottom", "yref": "paper"}, {"font": {"size": 16}, "showarrow": false, "text": "Run 19", "x": 0.225, "xanchor": "center", "xref": "paper", "y": 0.055, "yanchor": "bottom", "yref": "paper"}, {"font": {"size": 16}, "showarrow": false, "text": "Run 20", "x": 0.775, "xanchor": "center", "xref": "paper", "y": 0.055, "yanchor": "bottom", "yref": "paper"}], "height": 5000, "hovermode": "closest", "title": {"text": "Planned vs Actual Path"}, "width": 900, "xaxis": {"anchor": "y", "domain": [0, 0.45]}, "xaxis10": {"anchor": "y10", "domain": [0.55, 1]}, "xaxis11": {"anchor": "y11", "domain": [0, 0.45]}, "xaxis12": {"anchor": "y12", "domain": [0.55, 1]}, "xaxis13": {"anchor": "y13", "domain": [0, 0.45]}, "xaxis14": {"anchor": "y14", "domain": [0.55, 1]}, "xaxis15": {"anchor": "y15", "domain": [0, 0.45]}, "xaxis16": {"anchor": "y16", "domain": [0.55, 1]}, "xaxis17": {"anchor": "y17", "domain": [0, 0.45]}, "xaxis18": {"anchor": "y18", "domain": [0.55, 1]}, "xaxis19": {"anchor": "y19", "domain": [0, 0.45]}, "xaxis2": {"anchor": "y2", "domain": [0.55, 1]}, "xaxis20": {"anchor": "y20", "domain": [0.55, 1]}, "xaxis3": {"anchor": "y3", "domain": [0, 0.45]}, "xaxis4": {"anchor": "y4", "domain": [0.55, 1]}, "xaxis5": {"anchor": "y5", "domain": [0, 0.45]}, "xaxis6": {"anchor": "y6", "domain": [0.55, 1]}, "xaxis7": {"anchor": "y7", "domain": [0, 0.45]}, "xaxis8": {"anchor": "y8", "domain": [0.55, 1]}, "xaxis9": {"anchor": "y9", "domain": [0, 0.45]}, "yaxis": {"anchor": "x", "domain": [0.945, 1], "scaleanchor": "x", "scaleratio": 1}, "yaxis10": {"anchor": "x10", "domain": [0.525, 0.58], "scaleanchor": "x", "scaleratio": 1}, "yaxis11": {"anchor": "x11", "domain": [0.42, 0.475], "scaleanchor": "x", "scaleratio": 1}, "yaxis12": {"anchor": "x12", "domain": [0.42, 0.475], "scaleanchor": "x", "scaleratio": 1}, "yaxis13": {"anchor": "x13", "domain": [0.315, 0.37], "scaleanchor": "x", "scaleratio": 1}, "yaxis14": {"anchor": "x14", "domain": [0.315, 0.37], "scaleanchor": "x", "scaleratio": 1}, "yaxis15": {"anchor": "x15", "domain": [0.21, 0.265], "scaleanchor": "x", "scaleratio": 1}, "yaxis16": {"anchor": "x16", "domain": [0.21, 0.265], "scaleanchor": "x", "scaleratio": 1}, "yaxis17": {"anchor": "x17", "domain": [0.105, 0.16], "scaleanchor": "x", "scaleratio": 1}, "yaxis18": {"anchor": "x18", "domain": [0.105, 0.16], "scaleanchor": "x", "scaleratio": 1}, "yaxis19": {"anchor": "x19", "domain": [0, 0.055], "scaleanchor": "x", "scaleratio": 1}, "yaxis2": {"anchor": "x2", "domain": [0.945, 1], "scaleanchor": "x", "scaleratio": 1}, "yaxis20": {"anchor": "x20", "domain": [0, 0.055], "scaleanchor": "x", "scaleratio": 1}, "yaxis3": {"anchor": "x3", "domain": [0.84, 0.895], "scaleanchor": "x", "scaleratio": 1}, "yaxis4": {"anchor": "x4", "domain": [0.84, 0.895], "scaleanchor": "x", "scaleratio": 1}, "yaxis5": {"anchor": "x5", "domain": [0.735, 0.79], "scaleanchor": "x", "scaleratio": 1}, "yaxis6": {"anchor": "x6", "domain": [0.735, 0.79], "scaleanchor": "x", "scaleratio": 1}, "yaxis7": {"anchor": "x7", "domain": [0.63, 0.685], "scaleanchor": "x", "scaleratio": 1}, "yaxis8": {"anchor": "x8", "domain": [0.63, 0.685], "scaleanchor": "x", "scaleratio": 1}, "yaxis9": {"anchor": "x9", "domain": [0.525, 0.58], "scaleanchor": "x", "scaleratio": 1}}}
